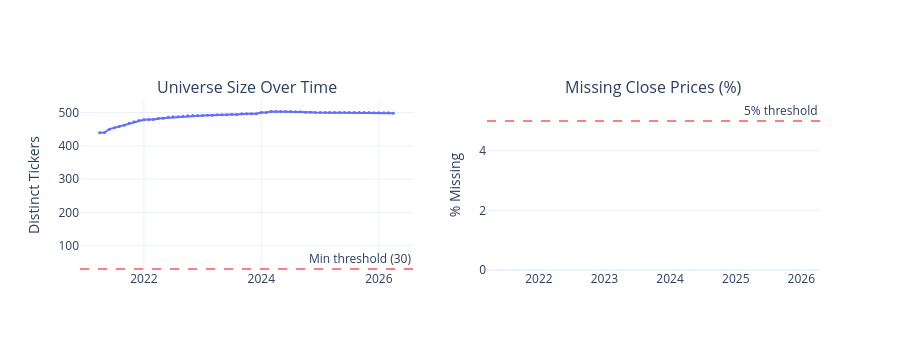

The cell this chart's notebook holds for it:
### Markdown cell above
#### Data Quality Gate: Universe Stability and Completeness

Before building any factors, we verify that the raw price universe is stable and complete. Cross-sectional models like Fama-MacBeth require a consistent universe — if tickers appear and disappear unpredictably, factor regressions become unreliable because the cross-section changes composition each month.

**What to look for:**
- **Universe size over time** — Should be roughly stable. Sudden drops below ~30 tickers mean insufficient cross-sectional breadth for Fama-MacBeth regressions in those months.
- **Missing close prices** — Should be rare (<5% of observations). Widespread NULLs propagate into momentum, volume, and all downstream features.
- **Coverage gaps** — Months with zero data indicate a source outage and must be excluded from training.

**Decision impact:** Months with fewer than 30 tickers are excluded from Fama-MacBeth (Phase 2) and flagged in XGBoost training (Phase 3). If >10% of observations have missing prices, investigate the data source before proceeding — all downstream factors inherit this noise.

### Code cell
coverage_sf = (mp_agg.group_by("MONTH_DATE").agg(
    F.count_distinct("TICKER").alias("N_TICKERS"),
    F.count("*").alias("N_OBS"),
    F.sum(F.when(F.col("CLOSE_PRICE").is_null(), 1).otherwise(0)).alias("N_MISSING")
).with_column("MISSING_PCT", F.col("N_MISSING") / F.col("N_OBS") * 100))

verdicts = coverage_sf.select(
    F.min("N_TICKERS").alias("MIN_TICKERS"),
    F.avg("N_TICKERS").alias("AVG_TICKERS"),
    F.max("MISSING_PCT").alias("MAX_MISSING"),
    F.sum(F.when(F.col("N_TICKERS") < 30, 1).otherwise(0)).alias("LOW_MONTHS")
).to_pandas().iloc[0]

coverage = coverage_sf.sort("MONTH_DATE").to_pandas()

fig = make_subplots(rows=1, cols=2, subplot_titles=("Universe Size Over Time", "Missing Close Prices (%)"))

fig.add_trace(go.Scatter(x=coverage["MONTH_DATE"], y=coverage["N_TICKERS"],
    mode="lines+markers", marker=dict(size=3), name="Tickers"), row=1, col=1)
fig.add_hline(y=30, line_dash="dash", line_color="red", opacity=0.5,
    annotation_text="Min threshold (30)", row=1, col=1)

fig.add_trace(go.Bar(x=coverage["MONTH_DATE"], y=coverage["MISSING_PCT"],
    opacity=0.7, name="Missing %"), row=1, col=2)
fig.add_hline(y=5, line_dash="dash", line_color="red", opacity=0.5,
    annotation_text="5% threshold", row=1, col=2)

fig.update_yaxes(title_text="Distinct Tickers", row=1, col=1)
fig.update_yaxes(title_text="% Missing", row=1, col=2)
fig.update_layout(height=350, template="plotly_white", showlegend=False)
fig.show()

min_tickers = int(verdicts["MIN_TICKERS"])
avg_tickers = float(verdicts["AVG_TICKERS"])
max_missing = float(verdicts["MAX_MISSING"])
low_months = int(verdicts["LOW_MONTHS"])

print(f"{'Metric':<30} {'Value':>10} {'Status':>10}")
print("-" * 55)
print(f"{'Min tickers in any month':<30} {min_tickers:>10} {'FAIL' if min_tickers < 30 else 'PASS':>10}")
print(f"{'Avg tickers per month':<30} {avg_tickers:>10.0f} {'PASS':>10}")
print(f"{'Max missing close %':<30} {max_missing:>9.1f}% {'FAIL' if max_missing > 5 else 'PASS':>10}")
print(f"{'Months below 30 tickers':<30} {low_months:>10} {'REVIEW' if low_months > 0 else 'PASS':>10}")

### Figure 1 — Plotly figure (JSON) as saved in the notebook; plotly's stock layout.template omitted (floating-point values rounded to 4 significant figures)
{"data": [{"marker": {"size": 3}, "mode": "lines+markers", "name": "Tickers", "type": "scatter", "x": ["2021-04-01", "2021-05-01", "2021-06-01", "2021-07-01", "2021-08-01", "2021-09-01", "2021-10-01", "2021-11-01", "2021-12-01", "2022-01-01", "2022-02-01", "2022-03-01", "2022-04-01", "2022-05-01", "2022-06-01", "2022-07-01", "2022-08-01", "2022-09-01", "2022-10-01", "2022-11-01", "2022-12-01", "2023-01-01", "2023-02-01", "2023-03-01", "2023-04-01", "2023-05-01", "2023-06-01", "2023-07-01", "2023-08-01", "2023-09-01", "2023-10-01", "2023-11-01", "2023-12-01", "2024-01-01", "2024-02-01", "2024-03-01", "2024-04-01", "2024-05-01", "2024-06-01", "2024-07-01", "2024-08-01", "2024-09-01", "2024-10-01", "2024-11-01", "2024-12-01", "2025-01-01", "2025-02-01", "2025-03-01", "2025-04-01", "2025-05-01", "2025-06-01", "2025-07-01", "2025-08-01", "2025-09-01", "2025-10-01", "2025-11-01", "2025-12-01", "2026-01-01", "2026-02-01", "2026-03-01", "2026-04-01"], "xaxis": "x", "y": [439, 440, 450, 454, 458, 462, 468, 472, 476, 478, 479, 479, 482, 483, 486, 487, 487, 489, 490, 491, 491, 491, 492, 492, 493, 493, 493, 494, 494, 496, 496, 496, 496, 500, 500, 503, 503, 503, 503, 503, 502, 502, 501, 501, 500, 500, 500, 500, 500, 500, 500, 500, 500, 500, 500, 500, 499, 499, 499, 499, 498], "yaxis": "y"}, {"name": "Missing %", "opacity": 0.7, "type": "bar", "x": ["2021-04-01", "2021-05-01", "2021-06-01", "2021-07-01", "2021-08-01", "2021-09-01", "2021-10-01", "2021-11-01", "2021-12-01", "2022-01-01", "2022-02-01", "2022-03-01", "2022-04-01", "2022-05-01", "2022-06-01", "2022-07-01", "2022-08-01", "2022-09-01", "2022-10-01", "2022-11-01", "2022-12-01", "2023-01-01", "2023-02-01", "2023-03-01", "2023-04-01", "2023-05-01", "2023-06-01", "2023-07-01", "2023-08-01", "2023-09-01", "2023-10-01", "2023-11-01", "2023-12-01", "2024-01-01", "2024-02-01", "2024-03-01", "2024-04-01", "2024-05-01", "2024-06-01", "2024-07-01", "2024-08-01", "2024-09-01", "2024-10-01", "2024-11-01", "2024-12-01", "2025-01-01", "2025-02-01", "2025-03-01", "2025-04-01", "2025-05-01", "2025-06-01", "2025-07-01", "2025-08-01", "2025-09-01", "2025-10-01", "2025-11-01", "2025-12-01", "2026-01-01", "2026-02-01", "2026-03-01", "2026-04-01"], "xaxis": "x2", "y": [0.0, 0.0, 0.0, 0.0, 0.0, 0.0, 0.0, 0.0, 0.0, 0.0, 0.0, 0.0, 0.0, 0.0, 0.0, 0.0, 0.0, 0.0, 0.0, 0.0, 0.0, 0.0, 0.0, 0.0, 0.0, 0.0, 0.0, 0.0, 0.0, 0.0, 0.0, 0.0, 0.0, 0.0, 0.0, 0.0, 0.0, 0.0, 0.0, 0.0, 0.0, 0.0, 0.0, 0.0, 0.0, 0.0, 0.0, 0.0, 0.0, 0.0, 0.0, 0.0, 0.0, 0.0, 0.0, 0.0, 0.0, 0.0, 0.0, 0.0, 0.0], "yaxis": "y2"}], "layout": {"annotations": [{"font": {"size": 16}, "showarrow": false, "text": "Universe Size Over Time", "x": 0.225, "xanchor": "center", "xref": "paper", "y": 1, "yanchor": "bottom", "yref": "paper"}, {"font": {"size": 16}, "showarrow": false, "text": "Missing Close Prices (%)", "x": 0.775, "xanchor": "center", "xref": "paper", "y": 1, "yanchor": "bottom", "yref": "paper"}, {"showarrow": false, "text": "Min threshold (30)", "x": 1, "xanchor": "right", "xref": "x domain", "y": 30, "yanchor": "bottom", "yref": "y"}, {"showarrow": false, "text": "5% threshold", "x": 1, "xanchor": "right", "xref": "x2 domain", "y": 5, "yanchor": "bottom", "yref": "y2"}], "height": 350, "shapes": [{"line": {"color": "red", "dash": "dash"}, "opacity": 0.5, "type": "line", "x0": 0, "x1": 1, "xref": "x domain", "y0": 30, "y1": 30, "yref": "y"}, {"line": {"color": "red", "dash": "dash"}, "opacity": 0.5, "type": "line", "x0": 0, "x1": 1, "xref": "x2 domain", "y0": 5, "y1": 5, "yref": "y2"}], "showlegend": false, "xaxis": {"anchor": "y", "domain": [0, 0.45]}, "xaxis2": {"anchor": "y2", "domain": [0.55, 1]}, "yaxis": {"anchor": "x", "domain": [0, 1], "title": {"text": "Distinct Tickers"}}, "yaxis2": {"anchor": "x2", "domain": [0, 1], "title": {"text": "% Missing"}}}}
